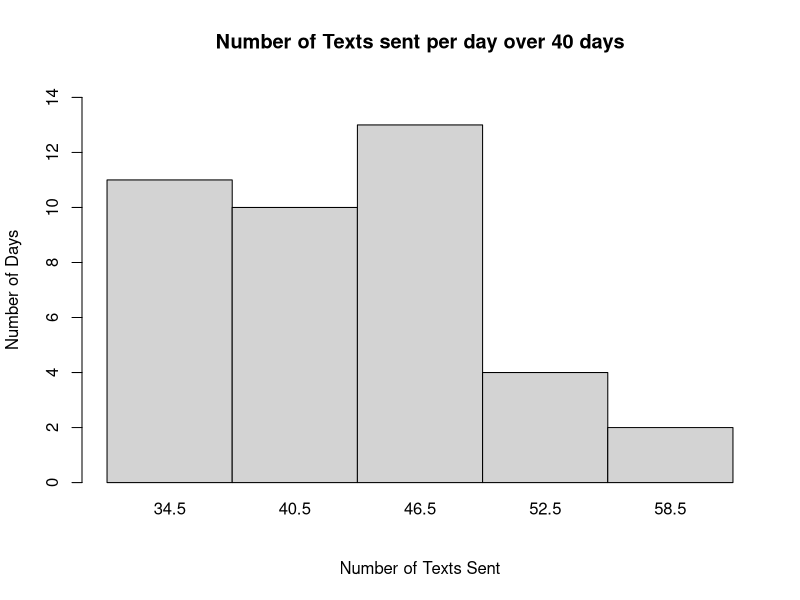

Write the R code that produced this figure.
texts <- c(32, 33, 33, 34, 35, 36, 37, 37, 37, 37, 38, 39, 40, 41, 41, 42, 
          42, 42, 43, 44, 44, 45, 45, 45, 47, 47, 47, 47, 47, 48, 48, 49, 
          50, 50, 51, 52, 53, 54, 59, 61)

class <- seq(from=32, to=62, by = 6)

midpo <- c(34.5,40.5,46.5,52.5,58.5)

classW <- cut(texts, breaks=class, right=FALSE, include.lower=TRUE, dig.lab = 5)

Freq <- as.data.frame(cbind(table(classW)),row.names = FALSE,)

colnames(Freq) <- "f"

Class <- c("32-37", "38-43", "44-49", "50-55", "56-61")
Freq <- cbind(Class, midpo,Freq)
Freq$rel.freq <- Freq$f/40
Freq$percent <- Freq$rel.freq*100
Freq$Cum.freq <- cumsum(Freq$f)
Freq$Cum.rel.freq <- cumsum(Freq$rel.freq)

h <- hist(texts,
     breaks = class,
     main = "Number of Texts sent per day over 40 days",
     xlab = "Number of Texts Sent",
     ylab = "Number of Days",
     xaxt = "n",
     ylim = c(0,14)
     )
axis(1, h$mids, labels = midpo, tick = FALSE, padj= -1.5)